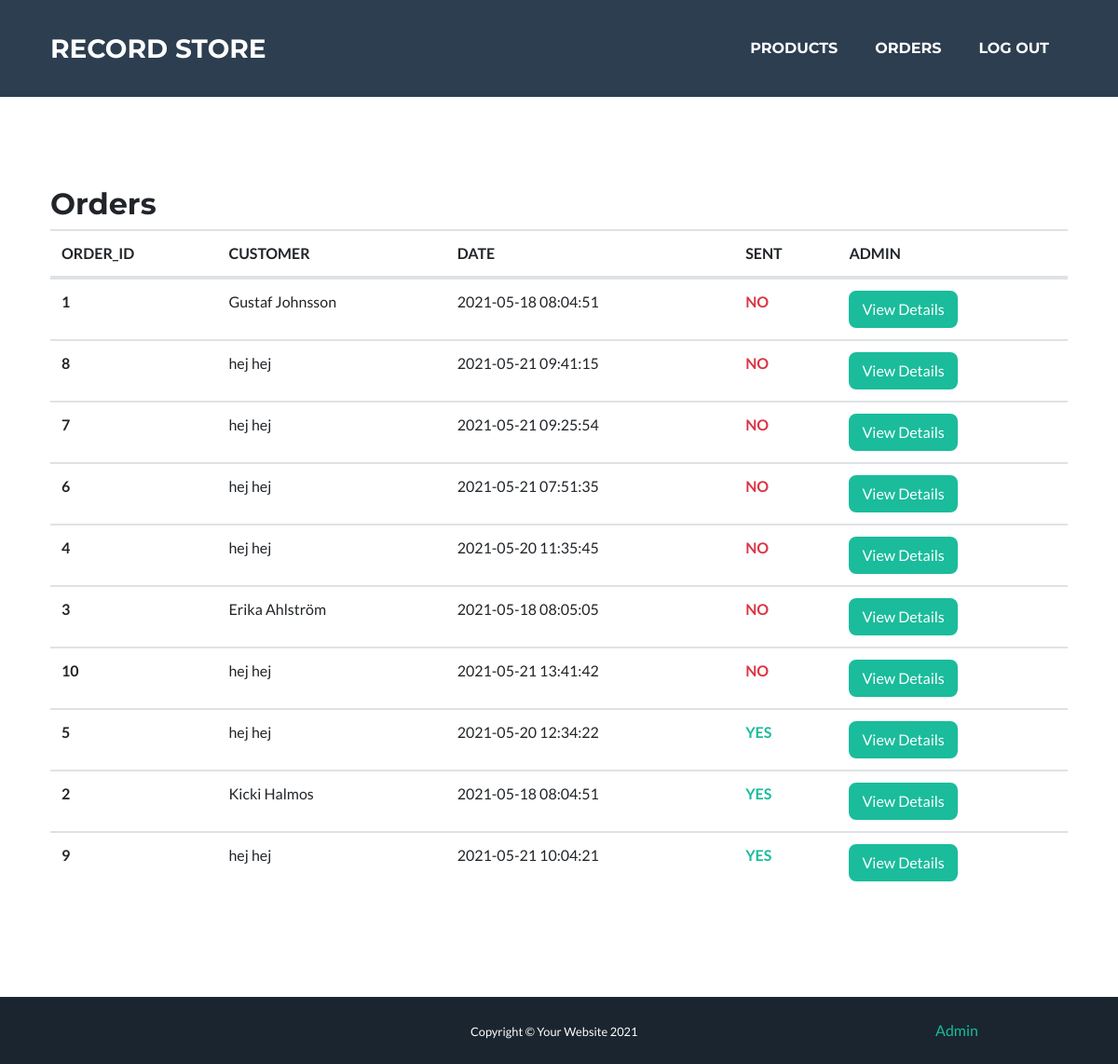
Before: /admin/orders (signed in) with the older database file.
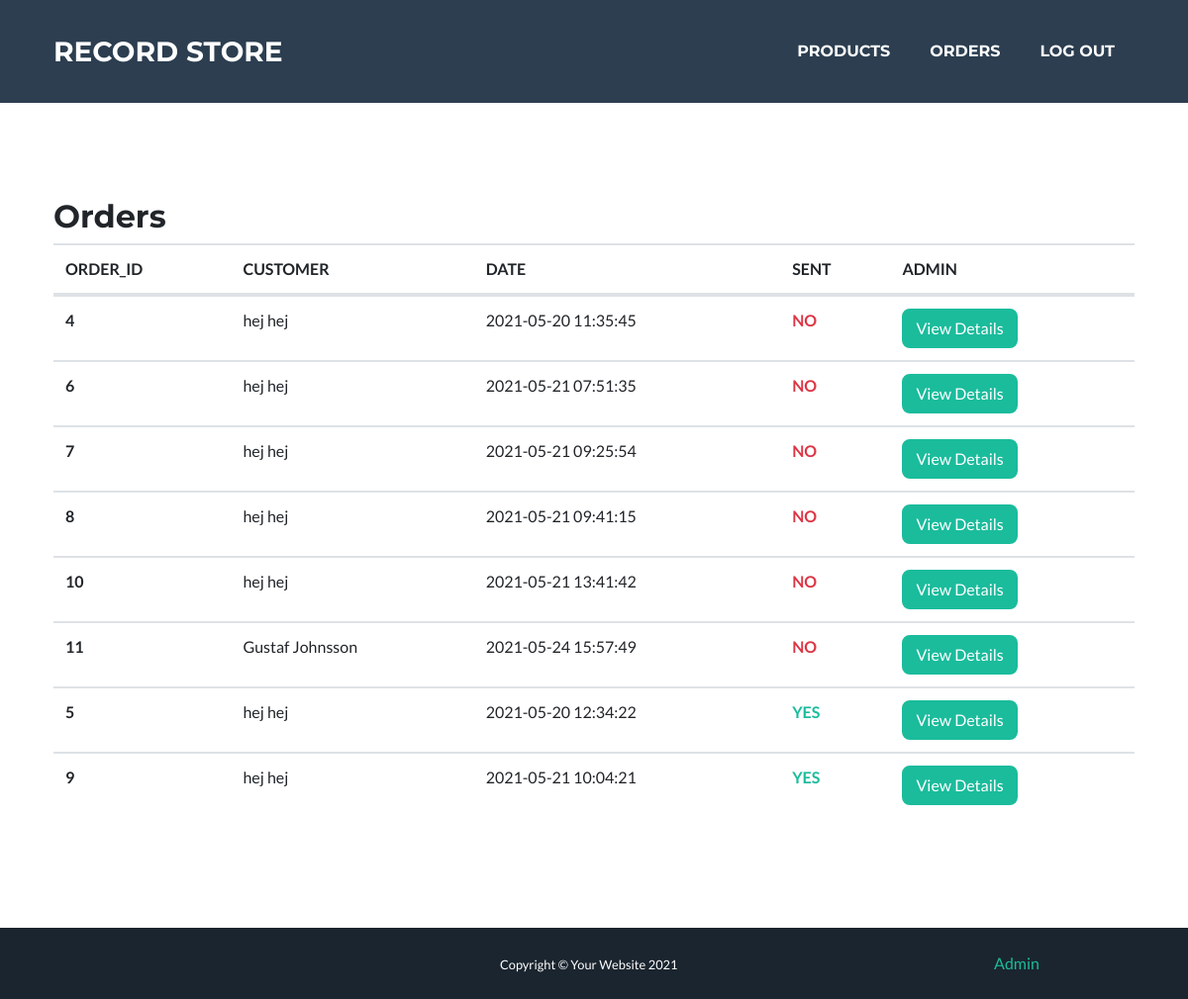
After: the same page with the newer database file.
### tables this page shows
CREATE TABLE `orders` (
  `id_order` int(11) NOT NULL,
  `sent` tinyint(1) DEFAULT NULL,
  `timestamp` timestamp NULL DEFAULT CURRENT_TIMESTAMP,
  `id_customer` int(11) NOT NULL
);

### models/Database.php (called while the page is built, shortened)
<?php
class Database
{
    private $conn = null;
    public function __construct($database, $username = "root", $password = "root", $servername = "localhost")
    {
        $dsn = "mysql:host=$servername;dbname=$database;charset=UTF8";
        try {
            $this->conn = new PDO($dsn, $username, $password);
            $this->conn->setAttribute(PDO::ATTR_ERRMODE, PDO::ERRMODE_EXCEPTION);
        } catch (PDOException $e) {
            echo "Connection failed: " . $e->getMessage();
        }
    }
    private function execute($statement, $input_parameters = [])
    {
        try {
            $stmt = $this->conn->prepare($statement);
            $stmt->execute($input_parameters);
            return $stmt;
        } catch (PDOException $e) {
            echo "Error: " . $e->getMessage() . "<br>";
            throw new Exception($e->getMessage());
        }
    }
    public function select($statement, $input_parameters = [])
    {
        $stmt = $this->execute($statement, $input_parameters);
        return $stmt->fetchAll();
    }
}

### models/AdminModel.php (called while the page is built, shortened)
<?php
class AdminModel
{
    private $db;
    public function __construct($database)
    {
        $this->db = $database;
    }
    public function fetchAllOrders()
    {
        $orders = $this->db->select(
            "SELECT o.id_order, o.sent, o.timestamp, CONCAT(c.firstname, ' ', c.lastname) AS name
            FROM orders o
            JOIN customers c
            ON o.id_customer = c.id_customer
            ORDER BY o.sent ASC
            "
        );
        return $orders;
    }
}

### views/AdminView.php (the view, shortened to what this page needs)
<?php
class AdminView
{
    public function viewHeader($title)
    {
        include_once("views/partials/header.php");
    }
    public function viewFooter()
    {
        include_once("views/partials/footer.php");
    }
    public function viewTableRowOrders($order)
    {
        $destination = URLROOT . "admin";
        $sent = $order["sent"] ? "<strong class='text-primary'>YES</strong>" : "<strong class='text-danger'>NO</strong>";
        $tableRow = <<<HTML
            <tr>
            <th scope="row">$order[id_order]</th>
            <td>
                $order[name]
            </td>
            <td>
                $order[timestamp]
            </td>
            <td>
               $sent
            </td>
            <td>
                <a class="btn btn-primary" href="$destination/orders/$order[id_order]">View Details</a>
            </td>
            </tr>
        HTML;
        echo $tableRow;
    }
    public function viewAllOrders($orders)
    {
        $tableStart = <<<HTML
        <div class="container masthead min-vh-100">
            <h2>Orders</h2>
            <table class="table mt-2">
                <thead>
                    <tr>
                    <th scope="col">ORDER_ID</th>
                    <th scope="col">CUSTOMER</th>
                    <th scope="col">DATE</th>
                    <th scope="col">SENT</th>
                    <th scope="col">ADMIN</th>
                    </tr>
                </thead>
                <tbody>
        HTML;
        echo $tableStart;
        foreach ($orders as $order) {
            $this->viewTableRowOrders($order);
        }
        $tableEnd = <<<HTML
            </tbody>
            </table>
        </div>
        HTML;
        echo $tableEnd;
    }
}

### index.php (shortened to what this page needs)
<?php
require_once("models/Database.php");
require_once("models/AdminModel.php");
require_once("views/CartView.php");
require_once("views/AdminView.php");
require_once("controllers/AdminController.php");
$database = new Database("recordstoreDB", "root", "root");
$adminModel = new AdminModel($database);
$adminView  = new AdminView();
$adminController = new AdminController($adminModel, $adminView);
$url = getUrl();
$page = $url[0] ?? "";
$show = $url[1] ?? "";
$id = $url[2] ?? "";
switch ($page) {
    case "admin":
        $adminController->admin($show, $id);
        break;
}
function getUrl()
{
    if (isset($_GET['url'])) {
        $url = rtrim($_GET['url'], '/');
        $url = filter_var($url, FILTER_SANITIZE_URL);
        $url = explode('/', $url);
        return $url;
    }
}

### views/partials/header.php (shortened to what this page needs)
<?php
function navigation()
{
    $destination = URLROOT;
    $list = "";
    if (isset($_SESSION['customer'])) {
        $listItems = [
            ['path' => 'logout.php', 'title' => 'Log Out'],
            ['path' => 'cart', 'title' => "<i id='cart-icon' class='bx bx-cart'></i>"]
        ];
    } else if (isset($_SESSION['admin'])) {
        $listItems = [
            ['path' => 'admin/products', 'title' => 'Products'],
            ['path' => 'admin/orders', 'title' => 'Orders'],
            ['path' => 'logout.php', 'title' => 'Log Out'],
        ];
    } else {
        $listItems = [
            ['path' => 'register', 'title' => 'Register'],
            ['path' => 'login', 'title' => 'Log in'],
        ];
    }
    foreach ($listItems as $listItem) {
        $list .= "<li class='nav-item mx-0 mx-lg-1'><a class='nav-link py-3 px-0 px-lg-3 rounded js-scroll-trigger' href=$destination$listItem[path]>$listItem[title]</a></li>";
    }
    echo $list;
}
?>
<!DOCTYPE html>
<html lang="en">
<head>
    <link href='https://unpkg.com/boxicons@2.0.7/css/boxicons.min.css' rel='stylesheet'>
    <link rel="stylesheet" href="<?= URLROOT ?>/css/styles.css">
</head>
<body id="page-top">
    <nav class="navbar navbar-expand-lg bg-secondary text-uppercase fixed-top" id="mainNav">
        <div class="container">
            <a class="navbar-brand js-scroll-trigger" href="<?= URLROOT ?>">Record Store</a>
            <div class="collapse navbar-collapse" id="navbarResponsive">
                <ul class="navbar-nav ml-auto">
                    <?php
                    navigation();
                    ?>
                </ul>
            </div>
        </div>
    </nav>

### controllers/AdminController.php (shortened to what this page needs)
<?php
class AdminController
{
    private $model;
    private $view;
    public function __construct($model, $view)
    {
        $this->model = $model;
        $this->view = $view;
    }
    public function admin($param, $id)
    {
        $this->getHeader("Admin");
        switch ($param) {
            case "orders":
                if ($id) $this->orderDetails();
                else $this->orders();
                break;
        }
        $this->getFooter();
    }
    private function getAllOrders()
    {
        return $this->model->fetchAllOrders();
    }
    private function orders()
    {
        $orders = $this->getAllOrders();
        $this->view->viewAllOrders($orders);
    }
    private function getHeader($title)
    {
        $this->view->viewHeader($title);
    }
    private function getFooter()
    {
        $this->view->viewFooter();
    }
}

### views/partials/footer.php (shortened to what this page needs)
<footer>
    <div class="copyright py-4 text-white">
        <div class="container">
            <div class="row">
                <div class="col-10">
                    <small class="offset-6">
                        Copyright &copy; Your Website
                    </small>
                </div>
                <div class="col-2">
                    <a href="<?= URLROOT ?>admin" class="">Admin</a>
                </div>
            </div>
        </div>
    </div>
</footer>
</body>
</html>

Changed rows visible on the page:
removed orders: id_order "1", order "Gustaf Johnsson", timestamp "2021-05-18 08:04:51", sent "NO"
removed orders: id_order "3", order "Erika Ahlström", timestamp "2021-05-18 08:05:05", sent "NO"
removed orders: id_order "2", order "Kicki Halmos", timestamp "2021-05-18 08:04:51", sent "YES"
shown differently, row unchanged: orders id 4: moves up the list
shown differently, row unchanged: orders id 6: moves up the list
shown differently, row unchanged: orders id 7: moves down the list
added orders: id_order "11", order "Gustaf Johnsson", timestamp "2021-05-24 15:57:49", sent "NO"
